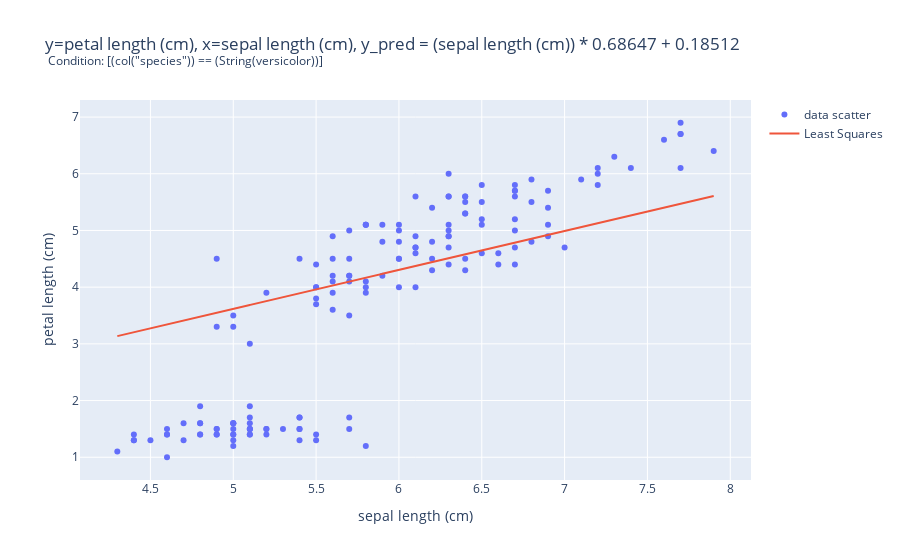
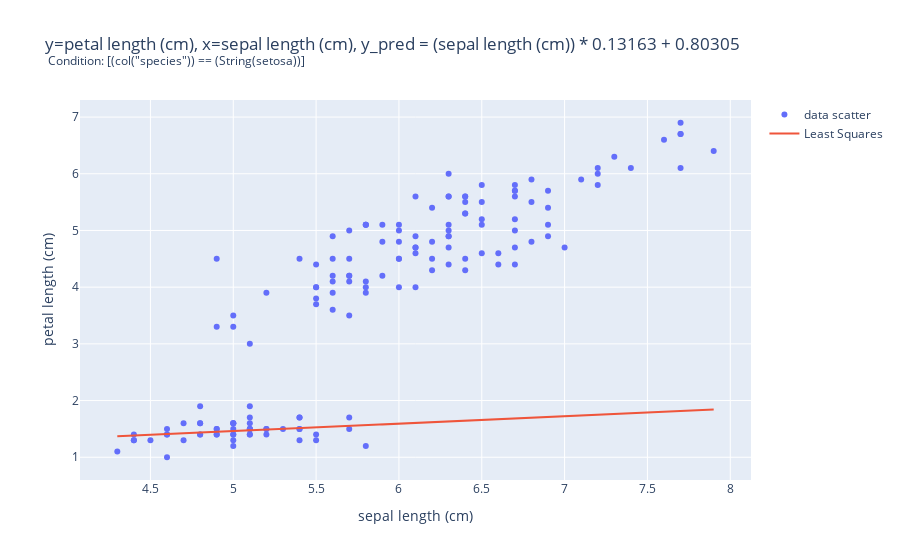
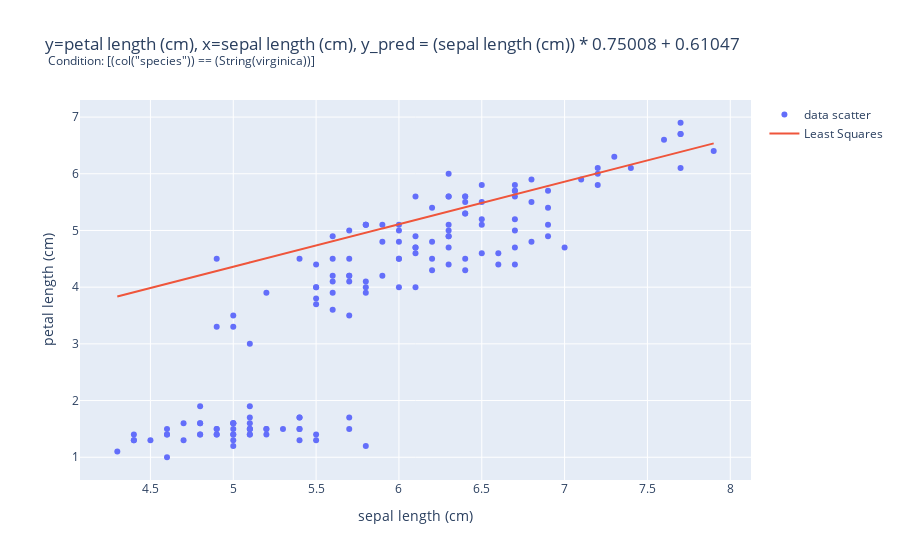

Source (notebook cell) for these figures, in order:
### Code cell
# Run the above on different subsets
for v in df["species"].unique():
    fig = dia.plot_lstsq(
        x = "sepal length (cm)", 
        target = "petal length (cm)",  
        add_bias=True,
        condition = pl.col("species") == v
    )
    fig.show()

### Figure 1 — Plotly figure (JSON) as saved in the notebook; plotly's stock layout.template omitted (floating-point values rounded to 4 significant figures; data arrays with more than 128 entries replaced by an {"elided": "..."} marker saying what was removed)
{"data": [{"mode": "markers", "name": "data scatter", "type": "scatter", "x": {"elided": "150 float values"}, "y": {"elided": "150 float values"}}, {"mode": "lines", "name": "Least Squares", "type": "scatter", "x": {"elided": "150 float values"}, "y": {"elided": "150 float values"}}], "layout": {"title": {"text": "y=petal length (cm), x=sepal length (cm), y_pred = (sepal length (cm)) * 0.68647 + 0.18512<br><sup>\nCondition: [(col(\"species\")) == (String(versicolor))]</sup>"}, "xaxis": {"title": {"text": "sepal length (cm)"}}, "yaxis": {"title": {"text": "petal length (cm)"}}}}

### Figure 2 — Plotly figure (JSON) as saved in the notebook; plotly's stock layout.template omitted (floating-point values rounded to 4 significant figures; data arrays with more than 128 entries replaced by an {"elided": "..."} marker saying what was removed)
{"data": [{"mode": "markers", "name": "data scatter", "type": "scatter", "x": {"elided": "150 float values"}, "y": {"elided": "150 float values"}}, {"mode": "lines", "name": "Least Squares", "type": "scatter", "x": {"elided": "150 float values"}, "y": {"elided": "150 float values"}}], "layout": {"title": {"text": "y=petal length (cm), x=sepal length (cm), y_pred = (sepal length (cm)) * 0.13163 + 0.80305<br><sup>\nCondition: [(col(\"species\")) == (String(setosa))]</sup>"}, "xaxis": {"title": {"text": "sepal length (cm)"}}, "yaxis": {"title": {"text": "petal length (cm)"}}}}

### Figure 3 — Plotly figure (JSON) as saved in the notebook; plotly's stock layout.template omitted (floating-point values rounded to 4 significant figures; data arrays with more than 128 entries replaced by an {"elided": "..."} marker saying what was removed)
{"data": [{"mode": "markers", "name": "data scatter", "type": "scatter", "x": {"elided": "150 float values"}, "y": {"elided": "150 float values"}}, {"mode": "lines", "name": "Least Squares", "type": "scatter", "x": {"elided": "150 float values"}, "y": {"elided": "150 float values"}}], "layout": {"title": {"text": "y=petal length (cm), x=sepal length (cm), y_pred = (sepal length (cm)) * 0.75008 + 0.61047<br><sup>\nCondition: [(col(\"species\")) == (String(virginica))]</sup>"}, "xaxis": {"title": {"text": "sepal length (cm)"}}, "yaxis": {"title": {"text": "petal length (cm)"}}}}
